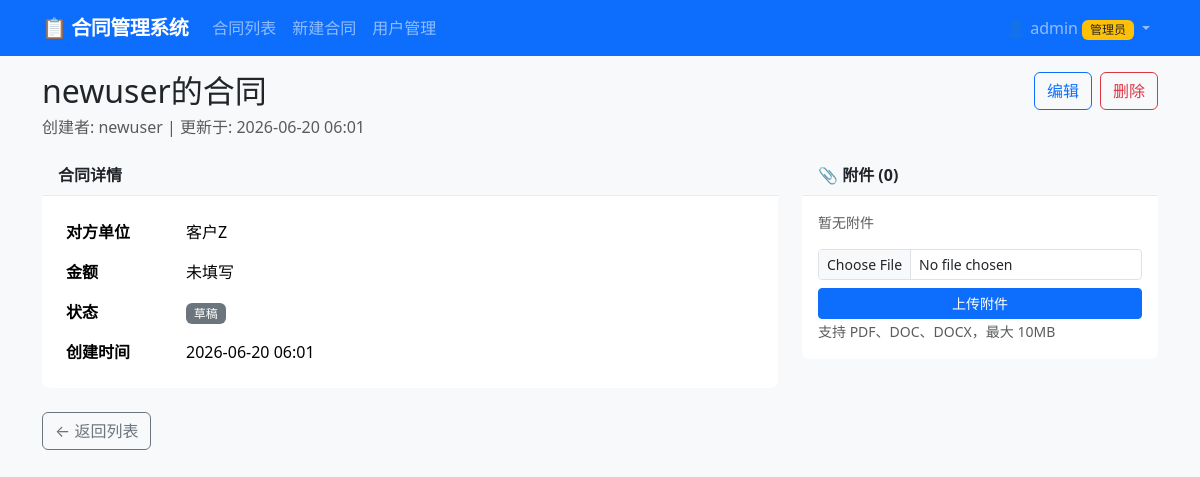
/projects/contract-mgmt-v2/contracts/2 (signed in), run on the app's committed database.
### models.py (models this page shows, shortened)
class User(UserMixin, db.Model):
    __tablename__ = "users"
    id = db.Column(db.Integer, primary_key=True)
    username = db.Column(db.String(80), unique=True, nullable=False)
    password_hash = db.Column(db.String(255), nullable=False)
    role = db.Column(db.String(20), nullable=False, default="user")
    is_active = db.Column(db.Boolean, nullable=False, default=True)
    created_at = db.Column(db.DateTime, default=lambda: datetime.now(timezone.utc))
    contracts = db.relationship("Contract", backref="owner", lazy="dynamic",
                                cascade="all, delete-orphan")
    def is_admin(self):
        return self.role == "admin"

class Contract(db.Model):
    __tablename__ = "contracts"
    id = db.Column(db.Integer, primary_key=True)
    title = db.Column(db.String(200), nullable=False)
    description = db.Column(db.Text)
    counterparty = db.Column(db.String(200), nullable=False)
    amount = db.Column(db.Numeric(15, 2))
    status = db.Column(db.String(50), nullable=False, default="draft")
    user_id = db.Column(db.Integer, db.ForeignKey("users.id"), nullable=False)
    created_at = db.Column(db.DateTime, default=lambda: datetime.now(timezone.utc))
    updated_at = db.Column(db.DateTime, default=lambda: datetime.now(timezone.utc),
                           onupdate=lambda: datetime.now(timezone.utc))
    attachments = db.relationship("Attachment", backref="contract", lazy="dynamic",
                                  cascade="all, delete-orphan")

### app.py (the view)
    @main_bp.route("/contracts/<int:contract_id>")
    @login_required
    def contract_detail(contract_id):
        contract = db.session.get(Contract, contract_id)
        if not contract:
            flash("合同不存在", "danger")
            return redirect(url_for("main.dashboard"))
        if not current_user.is_admin() and contract.user_id != current_user.id:
            flash("无权访问此合同", "danger")
            return redirect(url_for("main.dashboard"))
        attachments = contract.attachments.all()
        return render_template("contract_detail.html", contract=contract,
                               attachments=attachments)

### templates/contract_detail.html (shortened to what this page needs)
{% extends "base.html" %}
{% block content %}
<div class="d-flex justify-content-between align-items-start mb-3">
    <div>
        <h2 class="mb-1">{{ contract.title }}</h2>
        <p class="text-muted mb-0">创建者: {{ contract.owner.username }} | 更新于: {{ contract.updated_at.strftime('%Y-%m-%d %H:%M') }}</p>
    </div>
    <div class="d-flex gap-2">
        <a href="{{ url_for('main.contract_edit', contract_id=contract.id) }}" class="btn btn-outline-primary">编辑</a>
        <form method="POST" action="{{ url_for('main.contract_delete', contract_id=contract.id) }}"
              onsubmit="return confirm('确定要删除合同「{{ contract.title }}」吗？此操作不可恢复！')">
            <button type="submit" class="btn btn-outline-danger">删除</button>
        </form>
    </div>
</div>
<div class="row">
    <div class="col-md-8">
        <div class="card mb-3">
            <div class="card-header">合同详情</div>
            <div class="card-body">
                <table class="table table-borderless mb-0">
                    <tr>
                        <td class="fw-bold" style="width: 120px;">对方单位</td>
                        <td>{{ contract.counterparty }}</td>
                    </tr>
                    <tr>
                        <td class="fw-bold">金额</td>
                        <td>{{ "¥{:,.2f}".format(contract.amount) if contract.amount else "未填写" }}</td>
                    </tr>
                    <tr>
                        <td class="fw-bold">状态</td>
                        <td>
                            {% set status_map = {"draft": "secondary", "active": "success", "completed": "info", "terminated": "dark"} %}
                            {% set status_label = {"draft": "草稿", "active": "生效中", "completed": "已完成", "terminated": "已终止"} %}
                            <span class="badge bg-{{ status_map.get(contract.status, 'secondary') }}">
                                {{ status_label.get(contract.status, contract.status) }}
                            </span>
                        </td>
                    </tr>
                    <tr>
                        <td class="fw-bold">创建时间</td>
                        <td>{{ contract.created_at.strftime('%Y-%m-%d %H:%M') }}</td>
                    </tr>
                </table>
            </div>
        </div>
    </div>
    <div class="col-md-4">
        <div class="card mb-3">
            <div class="card-header">📎 附件 ({{ attachments|length }})</div>
            <div class="card-body">
                {% if attachments %}
                <ul class="list-group list-group-flush mb-3">
                    {% for att in attachments %}
                    <li class="list-group-item d-flex justify-content-between align-items-center px-0">
                        <div>
                            <div class="text-truncate" style="max-width: 180px;" title="{{ att.original_filename }}">
                                {{ att.original_filename }}
                            </div>
                            <small class="text-muted">{{ (att.file_size / 1024)|round(1) }} KB</small>
                        </div>
                        <a href="{{ url_for('main.attachment_download', attachment_id=att.id) }}"
                           class="btn btn-sm btn-outline-secondary">下载</a>
                    </li>
                    {% endfor %}
                </ul>
                {% else %}
                <p class="text-muted small mb-3">暂无附件</p>
                {% endif %}
                <form method="POST" action="{{ url_for('main.attachment_upload', contract_id=contract.id) }}" enctype="multipart/form-data">
                    <div class="mb-2">
                        <input type="file" class="form-control form-control-sm" name="attachment"
                               accept=".pdf,.doc,.docx" required>
                    </div>
                    <div class="d-grid">
                        <button type="submit" class="btn btn-sm btn-primary">上传附件</button>
                    </div>
                    <small class="text-muted">支持 PDF、DOC、DOCX，最大 10MB</small>
                </form>
            </div>
        </div>
    </div>
</div>
<div class="mt-2">
    <a href="{{ url_for('main.dashboard') }}" class="btn btn-outline-secondary">← 返回列表</a>
</div>
{% endblock %}

### templates/base.html (shortened to what this page needs)
<!DOCTYPE html>
<html lang="zh-CN">
<head>
    <link href="https://cdn.jsdelivr.net/npm/bootstrap@5.3.3/dist/css/bootstrap.min.css" rel="stylesheet">
    <link rel="stylesheet" href="{{ url_for('main.static', filename='css/style.css') }}?v={{ version }}">
</head>
<body>
    <nav class="navbar navbar-expand-lg navbar-dark bg-primary">
        <div class="container">
            <a class="navbar-brand" href="{{ url_for('main.dashboard') }}">📋 合同管理系统</a>
            <div class="collapse navbar-collapse" id="navbarNav">
                {% if current_user.is_authenticated %}
                <ul class="navbar-nav me-auto">
                    <li class="nav-item">
                        <a class="nav-link" href="{{ url_for('main.dashboard') }}">合同列表</a>
                    </li>
                    <li class="nav-item">
                        <a class="nav-link" href="{{ url_for('main.contract_create') }}">新建合同</a>
                    </li>
                    {% if current_user.is_admin() %}
                    <li class="nav-item">
                        <a class="nav-link" href="{{ url_for('main.admin_users') }}">用户管理</a>
                    </li>
                    {% endif %}
                </ul>
                <ul class="navbar-nav">
                    <li class="nav-item dropdown">
                        <a class="nav-link dropdown-toggle" href="#" id="userDropdown" role="button"
                           data-bs-toggle="dropdown" aria-expanded="false">
                            👤 {{ current_user.username }}
                            {% if current_user.is_admin() %}<span class="badge bg-warning text-dark">管理员</span>{% endif %}
                        </a>
                    </li>
                </ul>
                {% endif %}
            </div>
        </div>
    </nav>
    <div class="container mt-3">
        {% block content %}{% endblock %}
    </div>
</body>
</html>

### static/css/style.css (style rules this page uses)
:root { --primary-dark: #1a56db; }
body { min-height: 100vh; background-color: #f8f9fa; }
.card { border: none; border-radius: 0.5rem; }
.card-header { background-color: #f8f9fa; border-bottom: 1px solid #e9ecef; font-weight: 600; }
.navbar-brand { font-weight: 700; letter-spacing: -0.5px; }
.table td { vertical-align: middle; }
.badge { font-weight: 500; }
.container.mt-3 { padding-bottom: 2rem; }

### data on the page
User: username "admin"
Contract: title "newuser的合同", updated_at "2026-06-20 06:01", counterparty "客户Z", amount "未填写", get "草稿", created_at "2026-06-20 06:01"
User: owner.username "newuser"

### other printed values
{{ attachments|length }} "0"
